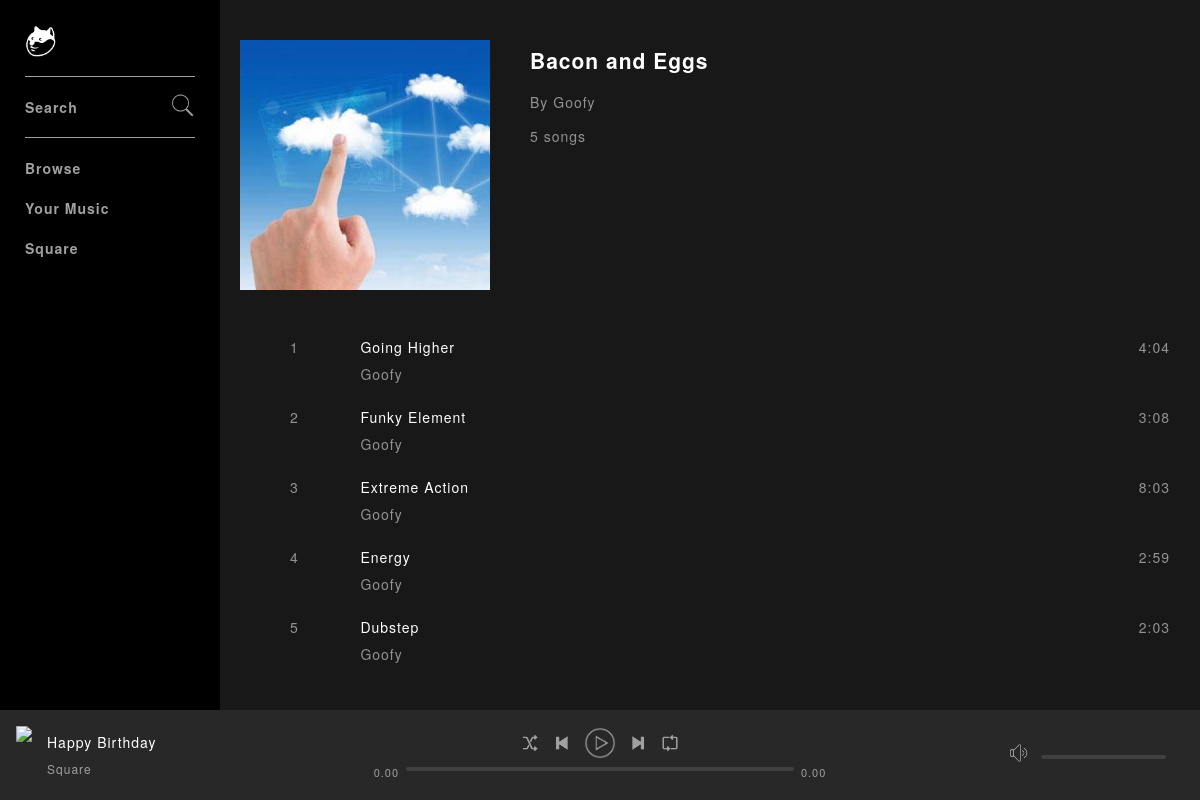
The page /album.php?id=1 (signed in) on the database its author committed.
### tables this page shows
CREATE TABLE `albums` (
  `id` int(11) NOT NULL,
  `title` varchar(250) NOT NULL,
  `artist` int(11) NOT NULL,
  `genre` int(11) NOT NULL,
  `artworkPath` varchar(500) NOT NULL
);

CREATE TABLE `artists` (
  `id` int(11) NOT NULL,
  `name` varchar(50) NOT NULL
);

CREATE TABLE `songs` (
  `id` int(11) NOT NULL,
  `title` varchar(250) NOT NULL,
  `artist` int(11) NOT NULL,
  `album` int(11) NOT NULL,
  `genre` int(11) NOT NULL,
  `duration` varchar(8) NOT NULL,
  `path` varchar(500) NOT NULL,
  `albumOrder` int(11) NOT NULL,
  `plays` int(11) NOT NULL
);

### includes/classes/Album.php (called while the page is built, shortened)
<?php
class Album {
    private $con;
    private $id;
    private $title;
    private $artistId;
    private $artworkPath;
    public function __construct($con, $id)
    {
        $this->con = $con;
        $this->id = $id;
        $query = mysqli_query($this->con, "SELECT * FROM albums WHERE id='$this->id'");
        $album = mysqli_fetch_array($query);
        $this->title = $album['title'];
        $this->artistId = $album['artist'];
        $this->artworkPath = $album['artworkPath'];
    }
    public function getTitle()
    {
        return $this->title;
    }
    public function getArtist()
    {
        return new Artist($this->con,$this->artistId);
    }
    public function getArtworkPath()
    {
        return $this->artworkPath;
    }
    public function getNumberOfSongs()
    {
        $query = mysqli_query($this->con, "SELECT id FROM songs WHERE album='$this->id'");
        return mysqli_num_rows($query);
    }
    public function getSongsIds()
    {
        $query = mysqli_query($this->con, "SELECT id FROM songs WHERE album='$this->id' ORDER BY albumOrder ASC");
        $array = array();
        while($row = mysqli_fetch_array($query)) {
            array_push($array, $row['id']);
        }
        return $array;
    }
}
?>

### includes/classes/Artist.php (called while the page is built)
<?php
class Artist {
    private $con;
    private $id;
    public function __construct($con, $id)
    {
        $this->con = $con;
        $this->id = $id;
    }
    public function getName()
    {
        $artistQuery = mysqli_query($this->con, "SELECT name FROM artists WHERE id='$this->id'");
        $artist = mysqli_fetch_array($artistQuery);
        return $artist['name'];
    }
}
?>

### includes/classes/Song.php (called while the page is built, shortened)
<?php
class Song {
    private $con;
    private $title;
    private $artistId;
    private $duration;
    public function __construct($con, $id)
    {
        $this->con = $con;
        $this->id = $id;
        $query = mysqli_query($this->con, "SELECT * FROM songs WHERE id='$this->id'");
        $this->mysqliData = mysqli_fetch_array($query);
        $this->title = $this->mysqliData['title'];
        $this->artistId = $this->mysqliData['artist'];
        $this->duration = $this->mysqliData['duration'];
    }
    public function getTitle()
    {
        return $this->title;
    }
    public function getArtist()
    {
        return new Artist($this->con, $this->artistId);
    }
    public function getDuration()
    {
        return $this->duration;
    }
}
?>

### album.php (the view)
<?php
include "includes/header.php";
include "includes/classes/Artist.php";
include "includes/classes/Album.php";
include "includes/classes/Song.php";
if(isset($_GET["id"])) {
    $albumId= $_GET["id"];
}else {
    header("Location: index.php");
}
$album = new Album($con, $albumId);
$artist = $album->getArtist();
?>
<div class="entityInfo">
    <div class="leftSection">
        <img src="<?php echo $album->getArtworkPath(); ?>">
    </div>
    <div class="rightSection">
        <h2><?php echo $album->getTitle(); ?></h2>
        <p>By <?php echo $artist->getName(); ?></p>
        <p><?php echo $album->getNumberOfSongs(); ?> songs</p>
    </div>
</div>
<div class="tracklistContainer">
    <ul class="trackList">
        <?php
        $songIdArray = $album->getSongsIds();
        $i = 1;
        foreach($songIdArray as $songId) {
            $albumSong = new Song($con, $songId);
            $albumArtist = $albumSong->getArtist();
            echo "<li class='tracklistRow'>
                <div class='trackCount'>
                    <img class='play' src='assets/images/icons/play-white.png'>
                    <span class='trackNumber'>$i</span>
                </div>
                <div class='trackInfo'>
                    <span class='trackName'>". $albumSong->getTitle() ."</span>
                    <span class='artistName'>". $albumArtist->getName() ."</span>
                </div>
                <div class='trackOptions'>
                    <img class='optionsButton' src='assets/images/icons/more.png'>
                </div>
                <div class='trackDuration'>
                    <span class='duration'>". $albumSong->getDuration() ."</span>
                </div>
            </li>";
            $i++;
        }
        ?>
    </ul>
</div>
<?php include "includes/footer.php";?>

### assets/css/style.css (style rules this page uses)
html, body { padding: 0; margin: 0; height: 100%; }
* { font-family: "Helvetica Neue", Helvetica, Arial, sans-serif; color: #fff; letter-spacing: 1px; }
body { background-color: #181818; font-size: 14px; min-width: 720px; }
.entityInfo { padding: 40px 0 10px 0; display: inline-block; width: 100%; }
.entityInfo .leftSection { width: 30%; float: left; max-width: 250px;; }
.entityInfo .leftSection img { width: 100%; }
.entityInfo .rightSection { width: 70%; float: left; padding: 5px 10px 5px 40px ; box-sizing: border-box; }
.entityInfo .rightSection h2 { margin-top: 0; }
.entityInfo .rightSection p { color: #939393; font-weight: 200; }
.tracklistRow { height: 40px; padding: 15px 10px; list-style: none; }
.tracklistRow span { color: #939393; font-weight: 200; }
.tracklistRow .trackCount { width: 8%; float: left; }
.tracklistRow .trackCount span { visibility: visible; }
.tracklistRow .trackInfo { width: 75%; float: left; }
.tracklistRow .trackInfo .trackName { color: #fff; margin-bottom: 7px; }
.tracklistRow .trackInfo span { display: block; }
.tracklistRow .trackOptions { width: 5%; float: left; text-align: right; }
.tracklistRow .trackDuration { width: 12%; float: left; text-align: right; }

### rows shown on the page
albums: artworkPath (picture), title "Bacon and Eggs"
artists: name "Goofy"
songs: title "Going Higher", artists.name "Goofy", duration "4:04"
songs: title "Funky Element", artists.name "Goofy", duration "3:08"
songs: title "Extreme Action", artists.name "Goofy", duration "8:03"
songs: title "Energy", artists.name "Goofy", duration "2:59"
songs: title "Dubstep", artists.name "Goofy", duration "2:03"

### other values the page prints
$album->getNumberOfSongs() "5"
